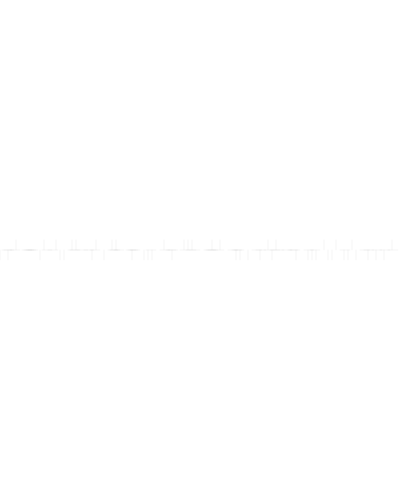
Frame 1 (no input)
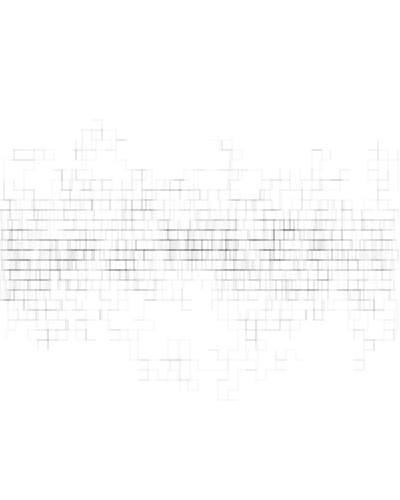
Frame 60 (no input)
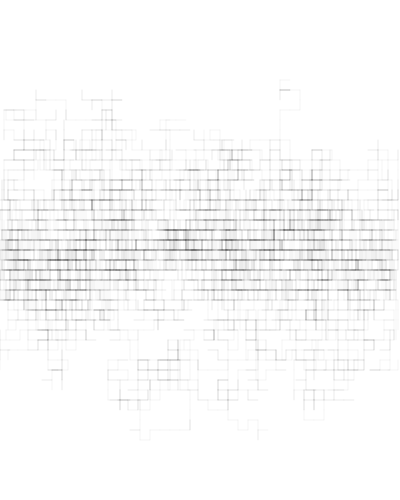
Frame 120 (the mouse pressed at the canvas centre since frame 60)

The p5.js sketch that drew these frames (run headless with seeded random() and noise() and a simulated clock; from frame 60 on, the mouse is pressed at the canvas centre):

// p5.js sketch
// ── sketch.js
let all = [];

function setup() {
  createCanvas(400, 500);
  background(255);
  for (let i = 0; i < 100; i++) {
    all.push(
      new Walker(i * 4, height / 2)
    );
  }
}
function draw() {
  stroke(0,10);
  all.forEach(w => w.update().render());
}

// ── walker-class.js
class Walker {
  
  constructor(xpos, ypos, stepSize=10) {
    this.x = this.lx = xpos;
    this.y = this.ly = ypos;
    this.step = stepSize;
  }

  update() {
    // choose a direction
    let flip = floor(random(0, 4));

    // move one step 
    if (flip === 0) { 
      this.x += this.step;
    } else if (flip === 1) {
      this.x -= this.step;
    } else if (flip === 2) {
      this.y += this.step;
    } else if (flip === 3) {
      this.y -= this.step;
    }

    // wraparound if we're off edge
    this.x = (this.x + width) % width;
    this.y = (this.y + height) % height;
    
    return this;
  }

  render() {
     if (dist(this.x, this.y, this.lx, this.ly) <= 10) {
      line(this.x, this.y, this.lx, this.ly);
    }
    this.lx = this.x;
    this.ly = this.y;
  }
}
